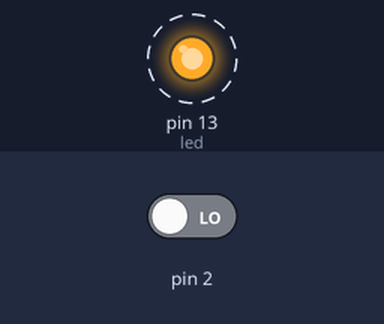
Simulated run of this sketch. Board: Arduino Uno, built with avr-gcc and run on an emulated ATmega328P. Parts: output pins drawn as LEDs (lit = HIGH). Dashed ring = blinking. The inputs (shaded band) are chosen by the test bench; at power-on: pin 2 LOW.

Above: at 0.5 s.
Timing chart, 0 to 4.6 s (numbered marks = the images above):
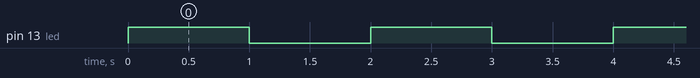

Measured:
- by itself, pin 13 (led): alternates HIGH for 1.0 s and LOW for 1.0 s

The sketch:

Interrup__o.ino
```cpp
int led = 13;

void interrupcao(){
  digitalWrite(led, HIGH);
  delay(5000);
}

void setup() {
  pinMode(led, OUTPUT);
  attachInterrupt(0,interrupcao,RISING);
}

void loop() {
  digitalWrite(led, HIGH);
  delay(1000);
  digitalWrite(led, LOW);
  delay(1000);
}
```
